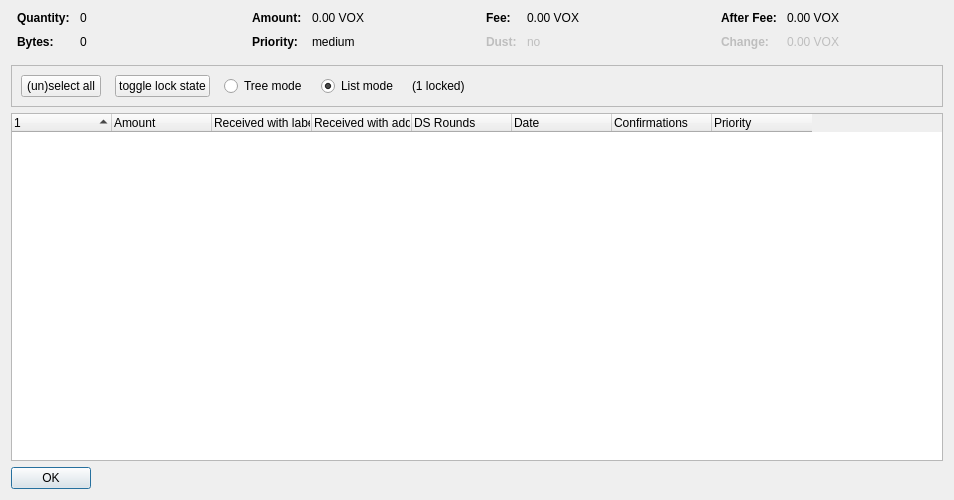
<?xml version="1.0" encoding="UTF-8"?>
<ui version="4.0">
 <class>CoinControlDialog</class>
 <widget class="QDialog" name="CoinControlDialog">
  <property name="geometry">
   <rect>
    <x>0</x>
    <y>0</y>
    <width>954</width>
    <height>500</height>
   </rect>
  </property>
  <property name="windowTitle">
   <string>Coin Selection</string>
  </property>
  <layout class="QVBoxLayout" name="verticalLayout">
   <item>
    <layout class="QHBoxLayout" name="horizontalLayoutTop" stretch="0,0,0,0">
     <property name="topMargin">
      <number>0</number>
     </property>
     <property name="bottomMargin">
      <number>10</number>
     </property>
     <item>
      <layout class="QFormLayout" name="formLayoutCoinControl1">
       <property name="horizontalSpacing">
        <number>10</number>
       </property>
       <property name="verticalSpacing">
        <number>10</number>
       </property>
       <property name="leftMargin">
        <number>6</number>
       </property>
       <property name="rightMargin">
        <number>6</number>
       </property>
       <item row="0" column="0">
        <widget class="QLabel" name="labelCoinControlQuantityText">
         <property name="font">
          <font>
           <weight>75</weight>
           <bold>true</bold>
          </font>
         </property>
         <property name="text">
          <string>Quantity:</string>
         </property>
        </widget>
       </item>
       <item row="0" column="1">
        <widget class="QLabel" name="labelCoinControlQuantity">
         <property name="cursor">
          <cursorShape>IBeamCursor</cursorShape>
         </property>
         <property name="contextMenuPolicy">
          <enum>Qt::ActionsContextMenu</enum>
         </property>
         <property name="text">
          <string notr="true">0</string>
         </property>
         <property name="textInteractionFlags">
          <set>Qt::LinksAccessibleByMouse|Qt::TextSelectableByKeyboard|Qt::TextSelectableByMouse</set>
         </property>
        </widget>
       </item>
       <item row="1" column="0">
        <widget class="QLabel" name="labelCoinControlBytesText">
         <property name="font">
          <font>
           <weight>75</weight>
           <bold>true</bold>
          </font>
         </property>
         <property name="text">
          <string>Bytes:</string>
         </property>
        </widget>
       </item>
       <item row="1" column="1">
        <widget class="QLabel" name="labelCoinControlBytes">
         <property name="cursor">
          <cursorShape>IBeamCursor</cursorShape>
         </property>
         <property name="contextMenuPolicy">
          <enum>Qt::ActionsContextMenu</enum>
         </property>
         <property name="text">
          <string notr="true">0</string>
         </property>
         <property name="textInteractionFlags">
          <set>Qt::LinksAccessibleByMouse|Qt::TextSelectableByKeyboard|Qt::TextSelectableByMouse</set>
         </property>
        </widget>
       </item>
      </layout>
     </item>
     <item>
      <layout class="QFormLayout" name="formLayoutCoinControl2">
       <property name="horizontalSpacing">
        <number>10</number>
       </property>
       <property name="verticalSpacing">
        <number>10</number>
       </property>
       <property name="leftMargin">
        <number>6</number>
       </property>
       <property name="rightMargin">
        <number>6</number>
       </property>
       <item row="0" column="0">
        <widget class="QLabel" name="labelCoinControlAmountText">
         <property name="font">
          <font>
           <weight>75</weight>
           <bold>true</bold>
          </font>
         </property>
         <property name="text">
          <string>Amount:</string>
         </property>
        </widget>
       </item>
       <item row="0" column="1">
        <widget class="QLabel" name="labelCoinControlAmount">
         <property name="cursor">
          <cursorShape>IBeamCursor</cursorShape>
         </property>
         <property name="contextMenuPolicy">
          <enum>Qt::ActionsContextMenu</enum>
         </property>
         <property name="text">
          <string notr="true">0.00 VOX</string>
         </property>
         <property name="textInteractionFlags">
          <set>Qt::LinksAccessibleByMouse|Qt::TextSelectableByKeyboard|Qt::TextSelectableByMouse</set>
         </property>
        </widget>
       </item>
       <item row="1" column="0">
        <widget class="QLabel" name="labelCoinControlPriorityText">
         <property name="font">
          <font>
           <weight>75</weight>
           <bold>true</bold>
          </font>
         </property>
         <property name="text">
          <string>Priority:</string>
         </property>
        </widget>
       </item>
       <item row="1" column="1">
        <widget class="QLabel" name="labelCoinControlPriority">
         <property name="cursor">
          <cursorShape>IBeamCursor</cursorShape>
         </property>
         <property name="contextMenuPolicy">
          <enum>Qt::ActionsContextMenu</enum>
         </property>
         <property name="text">
          <string>medium</string>
         </property>
         <property name="textInteractionFlags">
          <set>Qt::LinksAccessibleByMouse|Qt::TextSelectableByKeyboard|Qt::TextSelectableByMouse</set>
         </property>
        </widget>
       </item>
      </layout>
     </item>
     <item>
      <layout class="QFormLayout" name="formLayoutCoinControl3">
       <property name="horizontalSpacing">
        <number>10</number>
       </property>
       <property name="verticalSpacing">
        <number>10</number>
       </property>
       <property name="leftMargin">
        <number>6</number>
       </property>
       <property name="rightMargin">
        <number>6</number>
       </property>
       <item row="0" column="0">
        <widget class="QLabel" name="labelCoinControlFeeText">
         <property name="font">
          <font>
           <weight>75</weight>
           <bold>true</bold>
          </font>
         </property>
         <property name="text">
          <string>Fee:</string>
         </property>
        </widget>
       </item>
       <item row="0" column="1">
        <widget class="QLabel" name="labelCoinControlFee">
         <property name="cursor">
          <cursorShape>IBeamCursor</cursorShape>
         </property>
         <property name="contextMenuPolicy">
          <enum>Qt::ActionsContextMenu</enum>
         </property>
         <property name="text">
          <string notr="true">0.00 VOX</string>
         </property>
         <property name="textInteractionFlags">
          <set>Qt::LinksAccessibleByMouse|Qt::TextSelectableByKeyboard|Qt::TextSelectableByMouse</set>
         </property>
        </widget>
       </item>
       <item row="1" column="0">
        <widget class="QLabel" name="labelCoinControlLowOutputText">
         <property name="enabled">
          <bool>false</bool>
         </property>
         <property name="font">
          <font>
           <weight>75</weight>
           <bold>true</bold>
          </font>
         </property>
         <property name="text">
          <string>Dust:</string>
         </property>
        </widget>
       </item>
       <item row="1" column="1">
        <widget class="QLabel" name="labelCoinControlLowOutput">
         <property name="enabled">
          <bool>false</bool>
         </property>
         <property name="cursor">
          <cursorShape>IBeamCursor</cursorShape>
         </property>
         <property name="contextMenuPolicy">
          <enum>Qt::ActionsContextMenu</enum>
         </property>
         <property name="text">
          <string>no</string>
         </property>
         <property name="textInteractionFlags">
          <set>Qt::LinksAccessibleByMouse|Qt::TextSelectableByKeyboard|Qt::TextSelectableByMouse</set>
         </property>
        </widget>
       </item>
      </layout>
     </item>
     <item>
      <layout class="QFormLayout" name="formLayoutCoinControl4">
       <property name="horizontalSpacing">
        <number>10</number>
       </property>
       <property name="verticalSpacing">
        <number>10</number>
       </property>
       <property name="leftMargin">
        <number>6</number>
       </property>
       <property name="rightMargin">
        <number>6</number>
       </property>
       <item row="0" column="0">
        <widget class="QLabel" name="labelCoinControlAfterFeeText">
         <property name="font">
          <font>
           <weight>75</weight>
           <bold>true</bold>
          </font>
         </property>
         <property name="text">
          <string>After Fee:</string>
         </property>
        </widget>
       </item>
       <item row="0" column="1">
        <widget class="QLabel" name="labelCoinControlAfterFee">
         <property name="cursor">
          <cursorShape>IBeamCursor</cursorShape>
         </property>
         <property name="contextMenuPolicy">
          <enum>Qt::ActionsContextMenu</enum>
         </property>
         <property name="text">
          <string notr="true">0.00 VOX</string>
         </property>
         <property name="textInteractionFlags">
          <set>Qt::LinksAccessibleByMouse|Qt::TextSelectableByKeyboard|Qt::TextSelectableByMouse</set>
         </property>
        </widget>
       </item>
       <item row="1" column="0">
        <widget class="QLabel" name="labelCoinControlChangeText">
         <property name="enabled">
          <bool>false</bool>
         </property>
         <property name="font">
          <font>
           <weight>75</weight>
           <bold>true</bold>
          </font>
         </property>
         <property name="text">
          <string>Change:</string>
         </property>
        </widget>
       </item>
       <item row="1" column="1">
        <widget class="QLabel" name="labelCoinControlChange">
         <property name="enabled">
          <bool>false</bool>
         </property>
         <property name="cursor">
          <cursorShape>IBeamCursor</cursorShape>
         </property>
         <property name="contextMenuPolicy">
          <enum>Qt::ActionsContextMenu</enum>
         </property>
         <property name="text">
          <string notr="true">0.00 VOX</string>
         </property>
         <property name="textInteractionFlags">
          <set>Qt::LinksAccessibleByMouse|Qt::TextSelectableByKeyboard|Qt::TextSelectableByMouse</set>
         </property>
        </widget>
       </item>
      </layout>
     </item>
    </layout>
   </item>
   <item>
    <widget class="QFrame" name="frame">
     <property name="minimumSize">
      <size>
       <width>0</width>
       <height>40</height>
      </size>
     </property>
     <property name="frameShape">
      <enum>QFrame::StyledPanel</enum>
     </property>
     <property name="frameShadow">
      <enum>QFrame::Sunken</enum>
     </property>
     <layout class="QHBoxLayout" name="horizontalLayout">
      <item>
       <layout class="QHBoxLayout" name="horizontalLayoutPanel" stretch="0,0,0,0,0,0">
        <property name="spacing">
         <number>14</number>
        </property>
        <item>
         <widget class="QPushButton" name="pushButtonSelectAll">
          <property name="sizePolicy">
           <sizepolicy hsizetype="Maximum" vsizetype="Fixed">
            <horstretch>0</horstretch>
            <verstretch>0</verstretch>
           </sizepolicy>
          </property>
          <property name="text">
           <string>(un)select all</string>
          </property>
          <property name="autoDefault">
           <bool>false</bool>
          </property>
         </widget>
        </item>
        <item>
         <widget class="QPushButton" name="pushButtonToggleLock">
          <property name="sizePolicy">
           <sizepolicy hsizetype="Maximum" vsizetype="Fixed">
            <horstretch>0</horstretch>
            <verstretch>0</verstretch>
           </sizepolicy>
          </property>
          <property name="text">
           <string>toggle lock state</string>
          </property>
          <property name="autoDefault">
           <bool>false</bool>
          </property>
         </widget>
        </item>
        <item>
         <widget class="QRadioButton" name="radioTreeMode">
          <property name="sizePolicy">
           <sizepolicy hsizetype="Maximum" vsizetype="Fixed">
            <horstretch>0</horstretch>
            <verstretch>0</verstretch>
           </sizepolicy>
          </property>
          <property name="text">
           <string>Tree mode</string>
          </property>
         </widget>
        </item>
        <item>
         <widget class="QRadioButton" name="radioListMode">
          <property name="sizePolicy">
           <sizepolicy hsizetype="Maximum" vsizetype="Fixed">
            <horstretch>0</horstretch>
            <verstretch>0</verstretch>
           </sizepolicy>
          </property>
          <property name="text">
           <string>List mode</string>
          </property>
          <property name="checked">
           <bool>true</bool>
          </property>
         </widget>
        </item>
        <item>
         <widget class="QLabel" name="labelLocked">
          <property name="text">
           <string>(1 locked)</string>
          </property>
         </widget>
        </item>
        <item>
         <spacer name="horizontalSpacer">
          <property name="orientation">
           <enum>Qt::Horizontal</enum>
          </property>
          <property name="sizeHint" stdset="0">
           <size>
            <width>40</width>
            <height>20</height>
           </size>
          </property>
         </spacer>
        </item>
       </layout>
      </item>
     </layout>
    </widget>
   </item>
   <item>
    <widget class="CoinControlTreeWidget" name="treeWidget">
     <property name="contextMenuPolicy">
      <enum>Qt::CustomContextMenu</enum>
     </property>
     <property name="sortingEnabled">
      <bool>false</bool>
     </property>
     <property name="columnCount">
      <number>8</number>
     </property>
     <attribute name="headerShowSortIndicator" stdset="0">
      <bool>true</bool>
     </attribute>
     <attribute name="headerStretchLastSection">
      <bool>false</bool>
     </attribute>
     <column>
      <property name="text">
       <string/>
      </property>
     </column>
     <column>
      <property name="text">
       <string>Amount</string>
      </property>
     </column>
     <column>
      <property name="text">
       <string>Received with label</string>
      </property>
     </column>
     <column>
      <property name="text">
       <string>Received with address</string>
      </property>
     </column>
     <column>
      <property name="text">
       <string>DS Rounds</string>
      </property>
     </column>
     <column>
      <property name="text">
       <string>Date</string>
      </property>
     </column>
     <column>
      <property name="text">
       <string>Confirmations</string>
      </property>
      <property name="toolTip">
       <string>Confirmed</string>
      </property>
     </column>
     <column>
      <property name="text">
       <string>Priority</string>
      </property>
     </column>
    </widget>
   </item>
   <item>
    <widget class="QDialogButtonBox" name="buttonBox">
     <property name="sizePolicy">
      <sizepolicy hsizetype="Maximum" vsizetype="Fixed">
       <horstretch>0</horstretch>
       <verstretch>0</verstretch>
      </sizepolicy>
     </property>
     <property name="orientation">
      <enum>Qt::Horizontal</enum>
     </property>
     <property name="standardButtons">
      <set>QDialogButtonBox::Ok</set>
     </property>
    </widget>
   </item>
  </layout>
 </widget>
 <customwidgets>
  <customwidget>
   <class>CoinControlTreeWidget</class>
   <extends>QTreeWidget</extends>
   <header>coincontroltreewidget.h</header>
  </customwidget>
 </customwidgets>
 <resources/>
 <connections/>
</ui>
